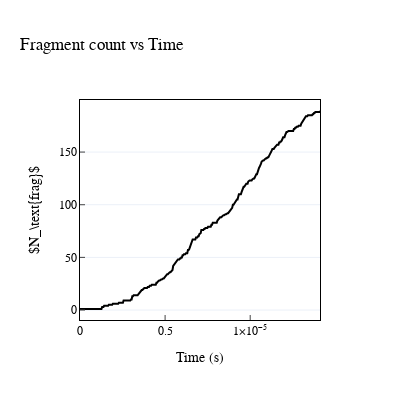

Here is the notebook cell this chart was saved with:
### Markdown cell above
### Number of fragments

### Code cell
fig = go.Figure()
fig.add_trace(go.Scatter(x=data['time'], y=data['nb_fragments'], mode='lines', name='Number of Fragments', line=dict(color='black', width=2)))
fig.update_layout(
    title='Fragment count vs Time',
    xaxis_title='Time (s)',
    yaxis_title=r"$N_\text{frag}$",
    xaxis=dict(
        showgrid=False,
        showline=True,
        linewidth=1,
        linecolor='black',
        mirror=True,
        zeroline=False,
        ticks='inside',
        exponentformat='power',
        showexponent='last',
        tickfont=dict(size=12),
        #range=[0, 2e-5],
        #dtick=4e-4,
        # Position on top
        side='bottom',
    ),
    yaxis=dict(
        showgrid=True,
        showline=True,
        linewidth=1,
        linecolor='black',
        mirror=True,
        zeroline=False,
        ticks='inside',
        exponentformat='power',
        tickfont=dict(size=12),  
        #range=[0, 250],
    ),
    font=dict(
        family="Latin-Modern",
        size=12,
        color="Black"
    ),
    width=400, 
    height=400,
    showlegend=False,
    template="plotly_white")

fig.show()
#fig.write_image("../output/plots/paper/fragment_count_vs_time_unstable_t04_2_shorttime.pdf", width=400, height=400)#

### Figure 1 — Plotly figure (JSON) as saved in the notebook; plotly's stock layout.template omitted (floating-point values rounded to 4 significant figures; data arrays with more than 128 entries replaced by an {"elided": "..."} marker saying what was removed)
{"data": [{"line": {"color": "black", "width": 2}, "mode": "lines", "name": "Number of Fragments", "type": "scatter", "x": {"elided": "359 float values"}, "y": {"elided": "359 int values"}}], "layout": {"font": {"color": "Black", "family": "Latin-Modern", "size": 12}, "height": 400, "showlegend": false, "title": {"text": "Fragment count vs Time"}, "width": 400, "xaxis": {"exponentformat": "power", "linecolor": "black", "linewidth": 1, "mirror": true, "showexponent": "last", "showgrid": false, "showline": true, "side": "bottom", "tickfont": {"size": 12}, "ticks": "inside", "title": {"text": "Time (s)"}, "zeroline": false}, "yaxis": {"exponentformat": "power", "linecolor": "black", "linewidth": 1, "mirror": true, "showgrid": true, "showline": true, "tickfont": {"size": 12}, "ticks": "inside", "title": {"text": "$N_\\text{frag}$"}, "zeroline": false}}}
